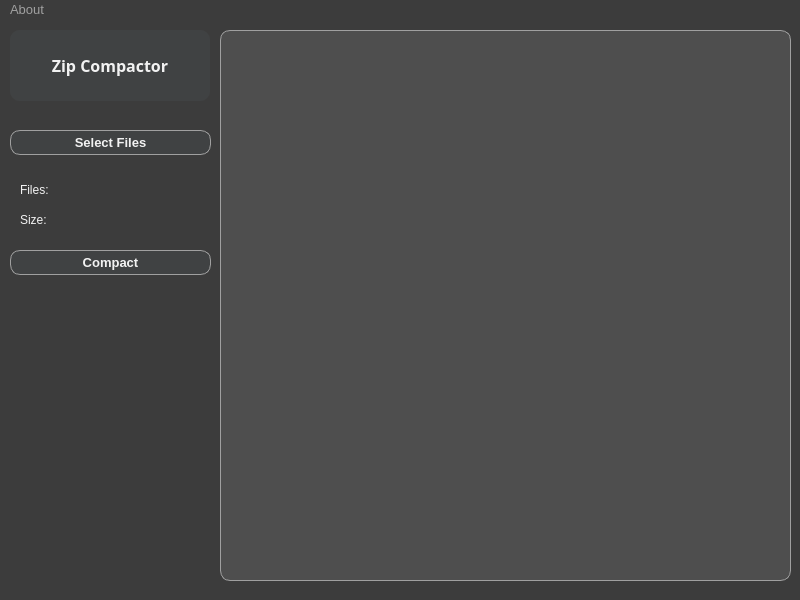
<?xml version="1.0" encoding="UTF-8"?>
<ui version="4.0">
 <class>MainWindow</class>
 <widget class="QMainWindow" name="MainWindow">
  <property name="geometry">
   <rect>
    <x>0</x>
    <y>0</y>
    <width>800</width>
    <height>600</height>
   </rect>
  </property>
  <property name="minimumSize">
   <size>
    <width>800</width>
    <height>600</height>
   </size>
  </property>
  <property name="maximumSize">
   <size>
    <width>800</width>
    <height>600</height>
   </size>
  </property>
  <property name="font">
   <font>
    <family>Arial</family>
    <pointsize>9</pointsize>
   </font>
  </property>
  <property name="windowTitle">
   <string>Zip Compactor</string>
  </property>
  <property name="windowIcon">
   <iconset>
    <normaloff>../../../Downloads/favicon-32x32.png</normaloff>../../../Downloads/favicon-32x32.png</iconset>
  </property>
  <property name="styleSheet">
   <string notr="true">background-color: rgb(60, 60, 60);
border-radius: 10px;</string>
  </property>
  <widget class="QWidget" name="centralwidget">
   <widget class="QLabel" name="label_title">
    <property name="geometry">
     <rect>
      <x>10</x>
      <y>10</y>
      <width>200</width>
      <height>71</height>
     </rect>
    </property>
    <property name="font">
     <font>
      <family>Arial Black</family>
      <pointsize>12</pointsize>
      <weight>75</weight>
      <bold>true</bold>
     </font>
    </property>
    <property name="styleSheet">
     <string notr="true">background-color: rgb(64, 66, 67);
color: rgb(242, 242, 242);
border-radius: 10px;</string>
    </property>
    <property name="text">
     <string>Zip Compactor</string>
    </property>
    <property name="alignment">
     <set>Qt::AlignCenter</set>
    </property>
   </widget>
   <widget class="QListView" name="list_view">
    <property name="geometry">
     <rect>
      <x>220</x>
      <y>10</y>
      <width>571</width>
      <height>551</height>
     </rect>
    </property>
    <property name="font">
     <font>
      <family>Arial</family>
      <pointsize>10</pointsize>
     </font>
    </property>
    <property name="styleSheet">
     <string notr="true">background-color: rgb(78, 78, 78);
color: rgb(64, 64, 64);
border-color: rgb(160, 160, 160);
border-radius: 10px;
border-width: 1px;
border-style: solid;
padding: 5px;</string>
    </property>
   </widget>
   <widget class="QPushButton" name="button_select">
    <property name="geometry">
     <rect>
      <x>10</x>
      <y>110</y>
      <width>201</width>
      <height>25</height>
     </rect>
    </property>
    <property name="sizePolicy">
     <sizepolicy hsizetype="Minimum" vsizetype="Fixed">
      <horstretch>0</horstretch>
      <verstretch>0</verstretch>
     </sizepolicy>
    </property>
    <property name="minimumSize">
     <size>
      <width>0</width>
      <height>25</height>
     </size>
    </property>
    <property name="font">
     <font>
      <family>Arial</family>
      <pointsize>10</pointsize>
      <weight>75</weight>
      <bold>true</bold>
     </font>
    </property>
    <property name="styleSheet">
     <string notr="true">background-color: rgb(64, 66, 67);
color: rgb(242, 242, 242);
border-color: rgb(160, 160, 160);
border-radius: 10px;
border-width: 1px;
border-style: solid;</string>
    </property>
    <property name="text">
     <string>Select Files</string>
    </property>
   </widget>
   <widget class="QPushButton" name="button_converter">
    <property name="geometry">
     <rect>
      <x>10</x>
      <y>230</y>
      <width>201</width>
      <height>25</height>
     </rect>
    </property>
    <property name="minimumSize">
     <size>
      <width>0</width>
      <height>25</height>
     </size>
    </property>
    <property name="font">
     <font>
      <family>Arial</family>
      <pointsize>10</pointsize>
      <weight>75</weight>
      <bold>true</bold>
     </font>
    </property>
    <property name="styleSheet">
     <string notr="true">background-color: rgb(64, 66, 67);
color: rgb(242, 242, 242);
border-color: rgb(160, 160, 160);
border-radius: 10px;
border-width: 1px;
border-style: solid;</string>
    </property>
    <property name="text">
     <string>Compact</string>
    </property>
   </widget>
   <widget class="QLabel" name="label_files">
    <property name="geometry">
     <rect>
      <x>20</x>
      <y>160</y>
      <width>191</width>
      <height>20</height>
     </rect>
    </property>
    <property name="font">
     <font>
      <family>Arial</family>
      <pointsize>9</pointsize>
     </font>
    </property>
    <property name="styleSheet">
     <string notr="true">color: rgb(242, 242, 242);</string>
    </property>
    <property name="text">
     <string>Files:</string>
    </property>
   </widget>
   <widget class="QLabel" name="label_size">
    <property name="geometry">
     <rect>
      <x>20</x>
      <y>190</y>
      <width>191</width>
      <height>20</height>
     </rect>
    </property>
    <property name="font">
     <font>
      <family>Arial</family>
      <pointsize>9</pointsize>
     </font>
    </property>
    <property name="styleSheet">
     <string notr="true">color: rgb(242, 242, 242);</string>
    </property>
    <property name="text">
     <string>Size:</string>
    </property>
   </widget>
  </widget>
  <widget class="QMenuBar" name="menuBar">
   <property name="geometry">
    <rect>
     <x>0</x>
     <y>0</y>
     <width>800</width>
     <height>22</height>
    </rect>
   </property>
   <property name="font">
    <font>
     <family>Arial</family>
     <pointsize>10</pointsize>
     <weight>50</weight>
     <bold>false</bold>
    </font>
   </property>
   <property name="styleSheet">
    <string notr="true">color: rgb(160, 160, 160);</string>
   </property>
   <widget class="QMenu" name="menuAbout">
    <property name="styleSheet">
     <string notr="true">color: rgb(242, 242, 242);</string>
    </property>
    <property name="title">
     <string>About</string>
    </property>
   </widget>
   <addaction name="menuAbout"/>
  </widget>
 </widget>
 <resources/>
 <connections/>
</ui>
